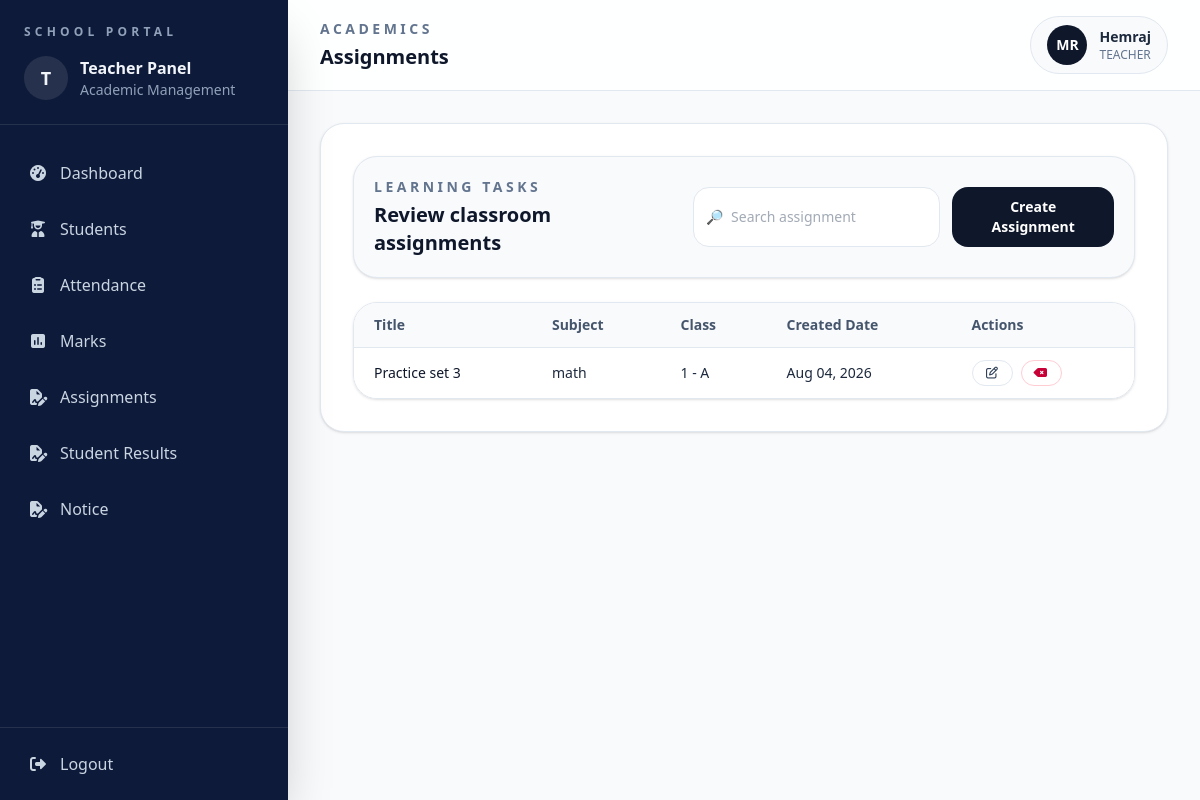
Page /academics/assignments/list/ (signed in) on the earlier database version.
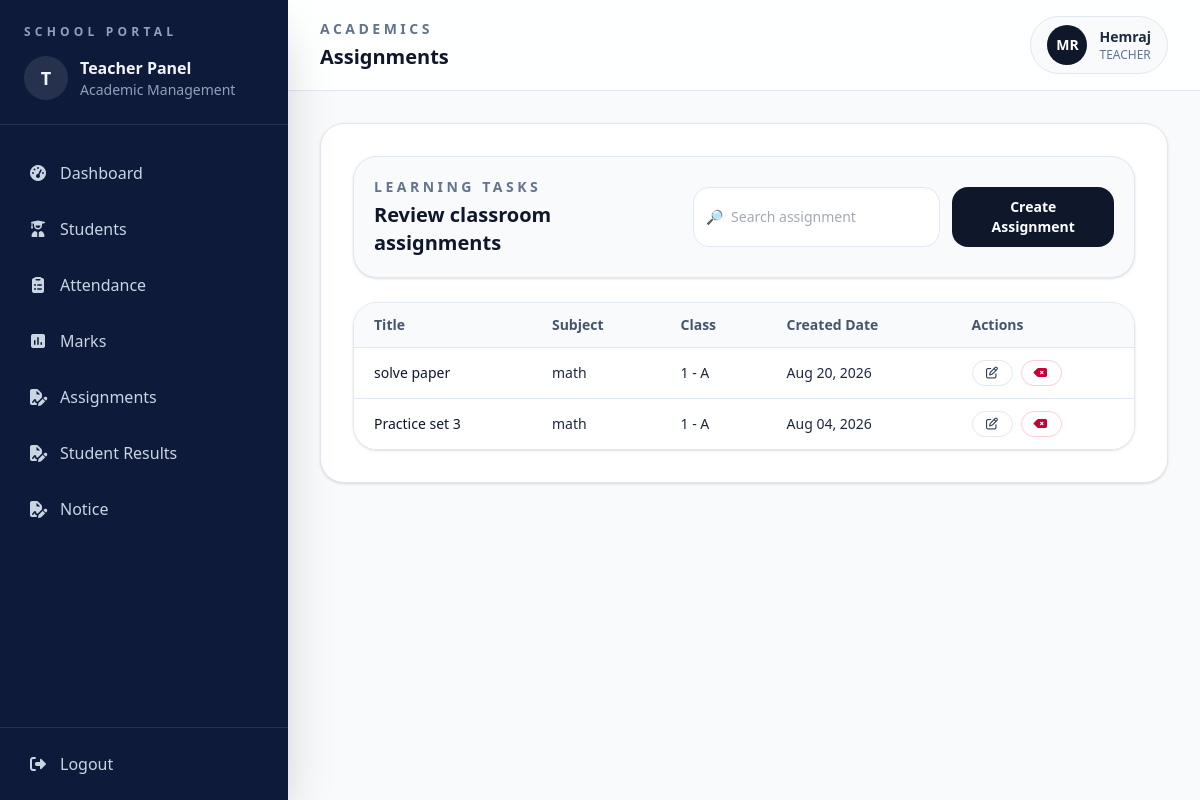
Same page on the later database version.
### academics/models.py (models this page shows, shortened)
class Assignment(models.Model):
    title = models.CharField(max_length=200)
    description = models.TextField(blank=True)
    subject = models.ForeignKey(Subject, on_delete=models.CASCADE)
    classroom = models.ForeignKey(ClassRoom, on_delete=models.CASCADE)
    created_at = models.DateTimeField(auto_now_add=True)

class Subject(models.Model):
    name = models.CharField(max_length=100)
    classroom = models.ForeignKey(ClassRoom, on_delete=models.CASCADE)

### students/models.py (models this page shows, shortened)
class ClassRoom(models.Model):
    name = models.CharField(max_length=50)
    section = models.CharField(max_length=10)
    teacher = models.ForeignKey(
        User, on_delete=models.SET_NULL, null=True, limit_choices_to={"role": "TEACHER"}
    )

### academics/views.py (the view)
# urls.py: path("assignments/list/", views.assignment_list, name="assignment-list"),
def assignment_list(request):
    assignments = (
        Assignment.objects.filter(classroom__teacher=request.user)
        .select_related("subject", "classroom")
        .order_by("-created_at")
    )
    return render(
        request, "academics/assignment_list.html", {"assignments": assignments}
    )

### academics/templates/academics/assignment_list.html (shortened to what this page needs)
{% extends 'base.html' %} {% block title %}Assignments{% endblock %}
{% block page_label %}Academics{% endblock %}
{% block page_title %}Assignments{% endblock %} {% block content %}
<section class="space-y-6">
  <div
    class="flex flex-col gap-4 rounded-3xl border border-slate-200 bg-slate-50 p-5 shadow-sm md:flex-row md:items-center md:justify-between"
  >
    <div>
      <p
        class="text-sm font-semibold uppercase tracking-[0.25em] text-slate-500"
      >
        Learning Tasks
      </p>
      <h2 class="mt-1 text-xl font-semibold text-slate-900">
        Review classroom assignments
      </h2>
    </div>
    <div class="flex flex-col gap-3 sm:flex-row">
      <label
        class="flex items-center rounded-2xl border border-slate-200 bg-white px-3 py-2 text-sm text-slate-600"
      >
        <span class="mr-2 text-slate-400">🔎</span>
        <input
          type="text"
          placeholder="Search assignment"
          class="w-full bg-transparent outline-none"
        />
      </label>
      <a
        href="{% url 'add-assignment' %}"
        class="rounded-2xl bg-slate-900 px-4 py-2.5 text-center text-sm font-semibold text-white transition hover:bg-slate-800"
      >
        Create Assignment
      </a>
    </div>
  </div>
  <div class="overflow-hidden rounded-3xl border border-slate-200 shadow-sm">
    <div class="overflow-x-auto">
      <table class="min-w-full divide-y divide-slate-200 text-left text-sm">
        <thead class="bg-slate-50 text-slate-600">
          <tr>
            <th class="px-5 py-3 font-semibold">Title</th>
            <th class="px-5 py-3 font-semibold">Subject</th>
            <th class="px-5 py-3 font-semibold">Class</th>
            <th class="px-5 py-3 font-semibold">Created Date</th>
            <th class="px-5 py-3 font-semibold">Actions</th>
          </tr>
        </thead>
        <tbody class="divide-y divide-slate-200 bg-white">
          {% for assignment in assignments %}
          <tr>
            <td class="px-5 py-3 font-medium text-slate-900">
              {{ assignment.title }}
            </td>
            <td class="px-5 py-3">{{ assignment.subject.name }}</td>
            <td class="px-5 py-3">
              {{ assignment.classroom.name }} {% if assignment.classroom.section%} - {{ assignment.classroom.section }} {% endif %}
            </td>
            <td class="px-5 py-3">{{ assignment.created_at|date:"M d, Y" }}</td>
            <td class="px-5 py-3">
              <div class="flex gap-2">
                <a
                  href=""
                  class="rounded-full border border-slate-200 px-3 py-1 text-xs font-semibold text-slate-700 transition hover:bg-slate-50"
                >
                  <i class="fa-regular fa-pen-to-square"></i>
                </a>
                <a
                  href="{% url 'delete_assignment' assignment.id %}"
                  class="rounded-full border border-rose-200 px-3 py-1 text-xs font-semibold text-rose-700 transition hover:bg-rose-50"
                >
                 <i class="fa-solid fa-delete-left"></i>
                </a>
              </div>
            </td>
          </tr>
          {% empty %}
          <tr>
            <td colspan="5" class="px-5 py-10 text-center text-slate-500">
              No assignments found.
            </td>
          </tr>
          {% endfor %}
        </tbody>
      </table>
    </div>
  </div>
</section>
{% endblock %}

Differences in the rows shown:
added Assignment: title "solve paper", subject.name "math", classroom.name "1", classroom.section "A", created_at "Aug 20, 2026"
